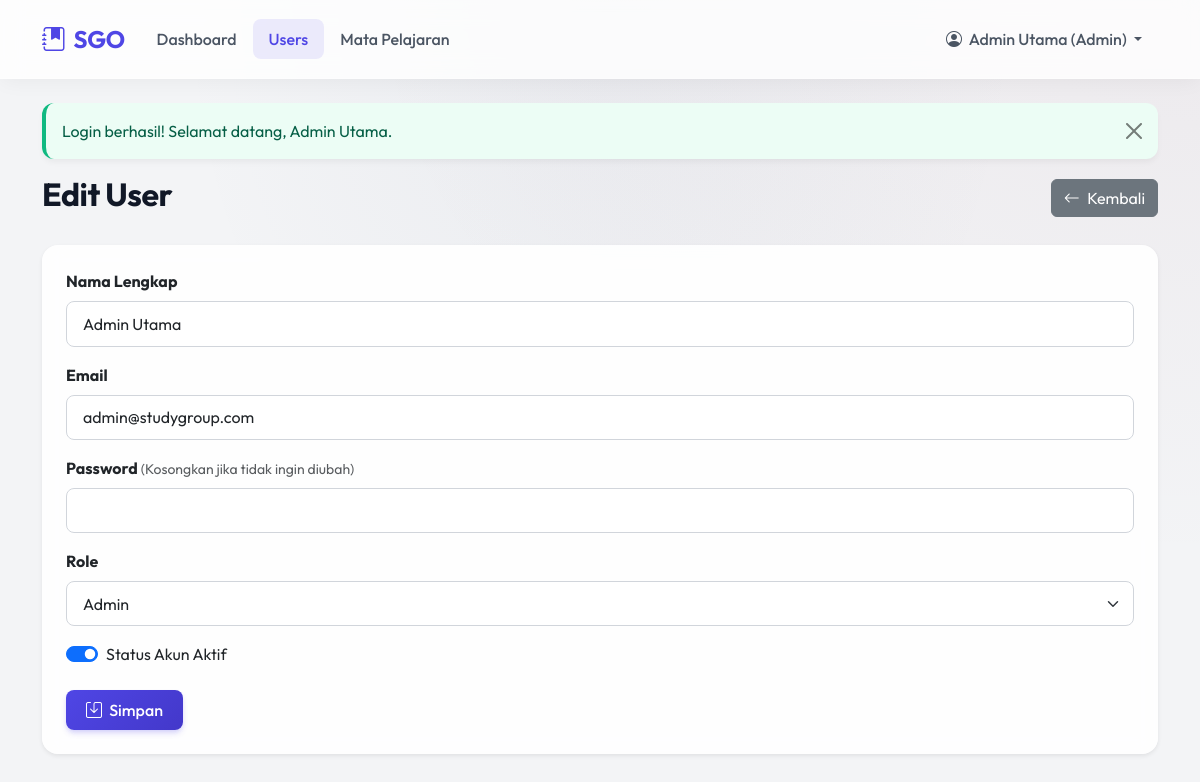
The app's page /?page=users&action=edit&id=1 (signed in) with its own data.
### tables this page shows
CREATE TABLE users (
    id INT UNSIGNED AUTO_INCREMENT PRIMARY KEY,
    name VARCHAR(100) NOT NULL,
    email VARCHAR(150) NOT NULL UNIQUE,
    password VARCHAR(255) NOT NULL,       
    role ENUM('admin', 'student', 'mentor') NOT NULL DEFAULT 'student',
    is_active TINYINT(1) NOT NULL DEFAULT 1,
    created_at TIMESTAMP DEFAULT CURRENT_TIMESTAMP,
    updated_at TIMESTAMP DEFAULT CURRENT_TIMESTAMP ON UPDATE CURRENT_TIMESTAMP
);

### models/User.php (called while the page is built, shortened)
<?php
class User {
    private $pdo;
    public function __construct($pdo) {
        $this->pdo = $pdo;
    }
    public function findById($id) {
        $stmt = $this->pdo->prepare("SELECT * FROM users WHERE id = :id");
        $stmt->execute(['id' => $id]);
        return $stmt->fetch();
    }
}
?>

### config/config.php (called while the page is built, shortened)
<?php
function escape($html) {
    return htmlspecialchars($html ?? '', ENT_QUOTES | ENT_SUBSTITUTE, "UTF-8");
}
?>

### views/Admin/users_form.php (the view, shortened to what this page needs)
<?php require 'views/layouts/header.php'; ?>
<div class="d-flex justify-content-between align-items-center mb-4">
    <h2><?= isset($user) ? 'Edit User' : 'Tambah User' ?></h2>
    <a href="<?= BASE_URL ?>?page=users" class="btn btn-secondary"><i class="bi bi-arrow-left me-1"></i> Kembali</a>
</div>
<div class="card shadow-sm border-0">
    <div class="card-body p-4">
        <form method="POST" action="">
            <div class="mb-3">
                <label for="name" class="form-label fw-bold">Nama Lengkap</label>
                <input type="text" class="form-control" id="name" name="name" required value="<?= escape($_POST['name'] ?? ($user['name'] ?? '')) ?>">
            </div>
            <div class="mb-3">
                <label for="email" class="form-label fw-bold">Email</label>
                <input type="email" class="form-control" id="email" name="email" required value="<?= escape($_POST['email'] ?? ($user['email'] ?? '')) ?>">
            </div>
            <div class="mb-3">
                <label for="password" class="form-label fw-bold">Password <?= isset($user) ? '<small class="text-muted fw-normal">(Kosongkan jika tidak ingin diubah)</small>' : '' ?></label>
                <input type="password" class="form-control" id="password" name="password" <?= isset($user) ? '' : 'required' ?> minlength="6">
            </div>
            <div class="mb-3">
                <label for="role" class="form-label fw-bold">Role</label>
                <select class="form-select" id="role" name="role" required>
                    <?php $role = $_POST['role'] ?? ($user['role'] ?? 'student'); ?>
                    <option value="admin" <?= $role === 'admin' ? 'selected' : '' ?>>Admin</option>
                </select>
            </div>
            <?php if(isset($user)): ?>
            <div class="mb-4 form-check form-switch">
                <?php $is_active = $_POST['is_active'] ?? ($user['is_active'] ?? 1); ?>
                <input class="form-check-input" type="checkbox" id="is_active" name="is_active" value="1" <?= $is_active ? 'checked' : '' ?>>
                <label class="form-check-label" for="is_active">Status Akun Aktif</label>
            </div>
            <?php endif; ?>
            <button type="submit" class="btn btn-primary"><i class="bi bi-save me-1"></i> Simpan</button>
        </form>
    </div>
</div>
<?php require 'views/layouts/footer.php'; ?>

### views/layouts/header.php (style rules this page uses)
:root { --primary: #4f46e5; --primary-dark: #4338ca; --secondary: #10b981; --bg-color: #f3f4f6; --card-bg: rgba(255, 255, 255, 0.9); --text-main: #1f2937; }
body { font-family: 'Outfit', sans-serif; background-color: var(--bg-color); background-image: radial-gradient(at 0% 0%, hsla(253,16%,7%,0) 0, transparent 50%), radial-gradient(at 50% 0%, hsla(225,39%,30%,0.05) 0, transparent 50%), radial-gradient(at 100% 0%, hsla(339,49%,30%,0.05) 0, transparent 50%); color: var(--text-main); min-height: 100vh; }
.card { background: var(--card-bg); backdrop-filter: blur(10px); border: 1px solid rgba(255,255,255,0.8); border-radius: 1rem; box-shadow: 0 10px 25px -5px rgba(0, 0, 0, 0.05), 0 8px 10px -6px rgba(0, 0, 0, 0.01); transition: transform 0.2s ease, box-shadow 0.2s ease; }
.btn-primary { background: linear-gradient(135deg, var(--primary), var(--primary-dark)); border: none; border-radius: 0.5rem; font-weight: 500; padding: 0.5rem 1.25rem; box-shadow: 0 4px 6px -1px rgba(79, 70, 229, 0.2), 0 2px 4px -1px rgba(79, 70, 229, 0.1); transition: all 0.3s ease; }
h1, h2, h3, h4, h5, h6 { font-weight: 700; color: #111827; letter-spacing: -0.5px; }
.form-control, .form-select { border-radius: 0.5rem; border: 1px solid #d1d5db; padding: 0.6rem 1rem; transition: border-color 0.2s, box-shadow 0.2s; }

### records on screen
users: name "Admin Utama", email "admin@studygroup.com", role "Admin", is_active "☑"

### other values on screen
$_SESSION['name'] "Admin Utama"
$_SESSION['role'] "Admin"
$_SESSION['flash_message'] "Login berhasil! Selamat datang, Admin Utama."
